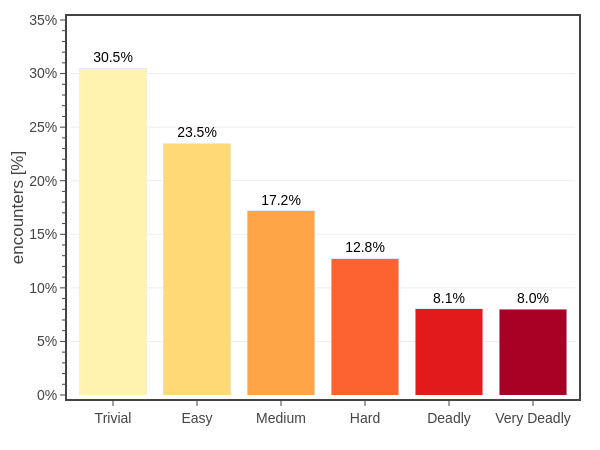

Notebook source saved alongside this figure:
### Markdown cell above
# Figures

### Code cell
# Fig. 1: histogram of difficulties by book using the 2014 rules
import plotly.graph_objects as go
from plotly.express.colors import sample_colorscale

rules = '2014'

dfG = df[[f'{rules} difficulty',f'{rules} XP_ratio']].groupby(f'{rules} difficulty', observed=True).count().reset_index()

fig = go.Figure()
diff_list = list(df[f'{rules} difficulty'].cat.categories)

n_difficulties = len(dfG[f'{rules} difficulty'])
for i in range(n_difficulties):
    difficulty = dfG[f'{rules} difficulty'][i]
    color = sample_colorscale('YlOrRd', (diff_list.index(difficulty) + 0.5)/len(diff_list))[0]

    fig.add_trace(go.Bar(
        x=dfG[f'{rules} difficulty'],
        y=[dfG[f'{rules} XP_ratio'][j] if i ==j else 0 for j in range(n_difficulties)]/dfG[f'{rules} XP_ratio'].sum(), 
        name=difficulty,
        marker_color=color,
        showlegend=False,
        text=['{0:.1%}'.format(dfG[f'{rules} XP_ratio'][j]/dfG[f'{rules} XP_ratio'].sum()) if i ==j else '' for j in range(n_difficulties)],
        #texttemplate="%{y} x %{width} =<br>%{customdata[1]}",
        textposition="outside",
        textangle=0,
        textfont_color="black",
        hovertemplate='%{x}<br>%{y:.1%}<extra></extra>',
    ))

"""fig.add_trace(go.Bar(
    x=dfG[f'{rules} difficulty'],
    y=dfG[f'{rules} XP_ratio']/dfG[f'{rules} XP_ratio'].sum(), 
    hovertemplate='%{x}<br>%{y:.1%}<extra></extra>',
))"""

# set layout
fig.update_layout(
    template=tfb.FIG_TEMPLATE,
    barmode='stack',
    #xaxis=dict(title_text='book', automargin=True),
    yaxis=dict(title_text='encounters [%]', range=[0,0.35], tickformat='.0%', dtick=0.05, minor_dtick=0.01),
    #legend=dict(xanchor='left', x=0.0, yanchor='bottom', y=1.04, orientation='h'),
    width=600, 
    height=450,
)

fig.show(config=tfb.FIG_CONFIG)

# save figures
if SAVEFIGS:
    fig.write_image('../../assets/images/adventure-encounter-difficulties.png')
    fig.update_layout(autosize=True, width=None, height=None)
    tfb.save_fig_html(fig, format='large', name=f'./fig-encounter-difficulty-2014-large')
    tfb.save_fig_html(fig, format='small', name=f'./fig-encounter-difficulty-2014-small')

### Figure 1 — Plotly figure (JSON) as saved in the notebook; plotly's stock layout.template omitted (floating-point values rounded to 4 significant figures)
{"data": [{"hovertemplate": "%{x}<br>%{y:.1%}<extra></extra>", "marker": {"color": "rgb(255, 243, 175)"}, "name": "Trivial", "showlegend": false, "text": ["30.5%", "", "", "", "", ""], "textangle": 0, "textfont": {"color": "black"}, "textposition": "outside", "type": "bar", "x": ["Trivial", "Easy", "Medium", "Hard", "Deadly", "Very Deadly"], "y": [0.3051, 0.0, 0.0, 0.0, 0.0, 0.0]}, {"hovertemplate": "%{x}<br>%{y:.1%}<extra></extra>", "marker": {"color": "rgb(254, 217, 118)"}, "name": "Easy", "showlegend": false, "text": ["", "23.5%", "", "", "", ""], "textangle": 0, "textfont": {"color": "black"}, "textposition": "outside", "type": "bar", "x": ["Trivial", "Easy", "Medium", "Hard", "Deadly", "Very Deadly"], "y": [0.0, 0.235, 0.0, 0.0, 0.0, 0.0]}, {"hovertemplate": "%{x}<br>%{y:.1%}<extra></extra>", "marker": {"color": "rgb(254, 166, 71)"}, "name": "Medium", "showlegend": false, "text": ["", "", "17.2%", "", "", ""], "textangle": 0, "textfont": {"color": "black"}, "textposition": "outside", "type": "bar", "x": ["Trivial", "Easy", "Medium", "Hard", "Deadly", "Very Deadly"], "y": [0.0, 0.0, 0.1718, 0.0, 0.0, 0.0]}, {"hovertemplate": "%{x}<br>%{y:.1%}<extra></extra>", "marker": {"color": "rgb(252, 99, 48)"}, "name": "Hard", "showlegend": false, "text": ["", "", "", "12.8%", "", ""], "textangle": 0, "textfont": {"color": "black"}, "textposition": "outside", "type": "bar", "x": ["Trivial", "Easy", "Medium", "Hard", "Deadly", "Very Deadly"], "y": [0.0, 0.0, 0.0, 0.1275, 0.0, 0.0]}, {"hovertemplate": "%{x}<br>%{y:.1%}<extra></extra>", "marker": {"color": "rgb(227, 26, 28)"}, "name": "Deadly", "showlegend": false, "text": ["", "", "", "", "8.1%", ""], "textangle": 0, "textfont": {"color": "black"}, "textposition": "outside", "type": "bar", "x": ["Trivial", "Easy", "Medium", "Hard", "Deadly", "Very Deadly"], "y": [0.0, 0.0, 0.0, 0.0, 0.08072, 0.0]}, {"hovertemplate": "%{x}<br>%{y:.1%}<extra></extra>", "marker": {"color": "rgb(169, 0, 38)"}, "name": "Very Deadly", "showlegend": false, "text": ["", "", "", "", "", "8.0%"], "textangle": 0, "textfont": {"color": "black"}, "textposition": "outside", "type": "bar", "x": ["Trivial", "Easy", "Medium", "Hard", "Deadly", "Very Deadly"], "y": [0.0, 0.0, 0.0, 0.0, 0.0, 0.07986]}], "layout": {"barmode": "stack", "height": 450, "width": 600, "yaxis": {"dtick": 0.05, "minor": {"dtick": 0.01}, "range": [0, 0.35], "tickformat": ".0%", "title": {"text": "encounters [%]"}}}}
